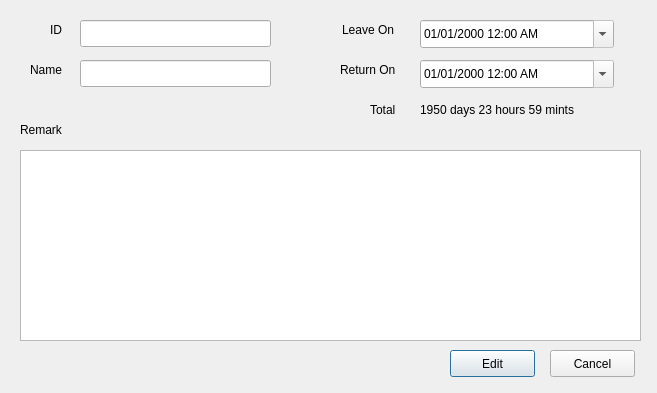
<?xml version="1.0" encoding="UTF-8"?>
<ui version="4.0">
 <class>edit</class>
 <widget class="QDialog" name="edit">
  <property name="geometry">
   <rect>
    <x>0</x>
    <y>0</y>
    <width>657</width>
    <height>393</height>
   </rect>
  </property>
  <property name="minimumSize">
   <size>
    <width>657</width>
    <height>393</height>
   </size>
  </property>
  <property name="maximumSize">
   <size>
    <width>657</width>
    <height>393</height>
   </size>
  </property>
  <property name="windowTitle">
   <string>View - </string>
  </property>
  <widget class="QLabel" name="label">
   <property name="geometry">
    <rect>
     <x>50</x>
     <y>20</y>
     <width>21</width>
     <height>19</height>
    </rect>
   </property>
   <property name="text">
    <string>ID</string>
   </property>
  </widget>
  <widget class="QLabel" name="label_2">
   <property name="geometry">
    <rect>
     <x>30</x>
     <y>60</y>
     <width>41</width>
     <height>19</height>
    </rect>
   </property>
   <property name="text">
    <string>Name</string>
   </property>
  </widget>
  <widget class="QLabel" name="label_3">
   <property name="geometry">
    <rect>
     <x>342</x>
     <y>20</y>
     <width>71</width>
     <height>20</height>
    </rect>
   </property>
   <property name="text">
    <string>Leave On</string>
   </property>
  </widget>
  <widget class="QLabel" name="label_4">
   <property name="geometry">
    <rect>
     <x>340</x>
     <y>60</y>
     <width>71</width>
     <height>19</height>
    </rect>
   </property>
   <property name="text">
    <string>Return On</string>
   </property>
  </widget>
  <widget class="QDateTimeEdit" name="date_time_leave_on_edit">
   <property name="geometry">
    <rect>
     <x>420</x>
     <y>20</y>
     <width>194</width>
     <height>28</height>
    </rect>
   </property>
   <property name="readOnly">
    <bool>true</bool>
   </property>
   <property name="displayFormat">
    <string>dd/MM/yyyy h:mm AP</string>
   </property>
   <property name="calendarPopup">
    <bool>true</bool>
   </property>
  </widget>
  <widget class="QDateTimeEdit" name="date_time_back_edit">
   <property name="geometry">
    <rect>
     <x>420</x>
     <y>60</y>
     <width>194</width>
     <height>28</height>
    </rect>
   </property>
   <property name="readOnly">
    <bool>true</bool>
   </property>
   <property name="displayFormat">
    <string>dd/MM/yyyy h:mm AP</string>
   </property>
   <property name="calendarPopup">
    <bool>true</bool>
   </property>
  </widget>
  <widget class="QLineEdit" name="txt_id_edit">
   <property name="geometry">
    <rect>
     <x>80</x>
     <y>20</y>
     <width>191</width>
     <height>27</height>
    </rect>
   </property>
   <property name="readOnly">
    <bool>true</bool>
   </property>
  </widget>
  <widget class="QLineEdit" name="txt_name_edit">
   <property name="geometry">
    <rect>
     <x>80</x>
     <y>60</y>
     <width>191</width>
     <height>27</height>
    </rect>
   </property>
   <property name="readOnly">
    <bool>true</bool>
   </property>
  </widget>
  <widget class="QLabel" name="label_5">
   <property name="geometry">
    <rect>
     <x>20</x>
     <y>120</y>
     <width>63</width>
     <height>19</height>
    </rect>
   </property>
   <property name="text">
    <string>Remark</string>
   </property>
  </widget>
  <widget class="QPlainTextEdit" name="txt_remark_edit">
   <property name="geometry">
    <rect>
     <x>20</x>
     <y>150</y>
     <width>621</width>
     <height>191</height>
    </rect>
   </property>
   <property name="readOnly">
    <bool>true</bool>
   </property>
  </widget>
  <widget class="QLabel" name="label_6">
   <property name="geometry">
    <rect>
     <x>370</x>
     <y>100</y>
     <width>41</width>
     <height>19</height>
    </rect>
   </property>
   <property name="text">
    <string>Total</string>
   </property>
  </widget>
  <widget class="QLabel" name="lbl_total_count_edit">
   <property name="geometry">
    <rect>
     <x>420</x>
     <y>100</y>
     <width>201</width>
     <height>19</height>
    </rect>
   </property>
   <property name="text">
    <string>1950 days 23 hours 59 mints</string>
   </property>
  </widget>
  <widget class="QPushButton" name="btn_save_edit">
   <property name="geometry">
    <rect>
     <x>450</x>
     <y>350</y>
     <width>85</width>
     <height>27</height>
    </rect>
   </property>
   <property name="text">
    <string>Edit</string>
   </property>
  </widget>
  <widget class="QPushButton" name="btn_cancel_edit">
   <property name="geometry">
    <rect>
     <x>550</x>
     <y>350</y>
     <width>85</width>
     <height>27</height>
    </rect>
   </property>
   <property name="text">
    <string>Cancel</string>
   </property>
  </widget>
 </widget>
 <resources/>
 <connections/>
</ui>
